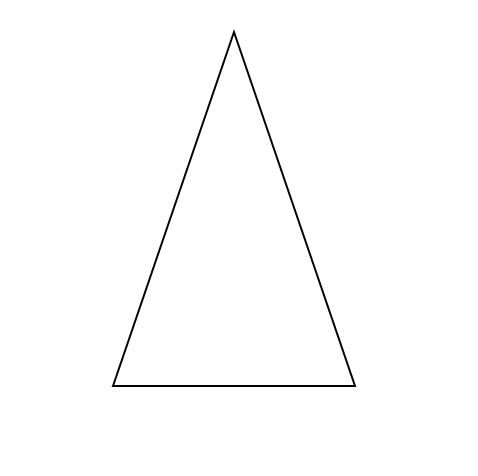
#> input picture 3.jpg, 478 x 476 px
$ python triangle.py
#> lines starting #> are read from the running program, lines starting #| are printed output that depends on the picture; after the words box and inside, x2 and y2 are one past the last pixel; in counts of white or black regions, pixels touching at a corner belong together
import cv2
import numpy as np
import math

def order_points_clockwise(pts):
    """Order triangle vertices clockwise from top-left"""
    centroid = np.mean(pts, axis=0)
    angles = np.arctan2(pts[:,1] - centroid[1], pts[:,0] - centroid[0])
    return pts[np.argsort(angles)]

# Load image
image = cv2.imread('3.jpg')
#> image is the input picture: shape (476, 478, 3); min 0, max 255, mean 252.8
orig = image.copy()
gray = cv2.cvtColor(image, cv2.COLOR_BGR2GRAY)
blurred = cv2.GaussianBlur(gray, (5, 5), 0)
edged = cv2.Canny(blurred, 50, 150)
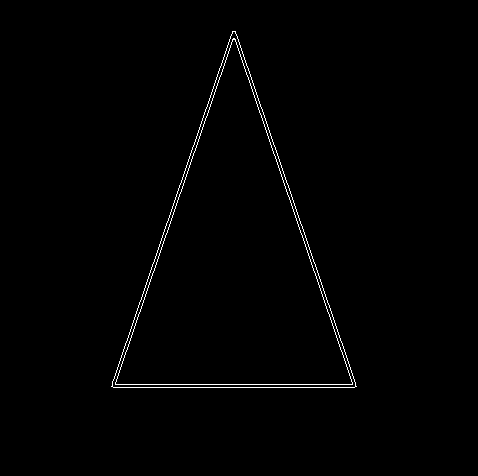
#> edged: shape (476, 478); 0.83% white in thin lines or dots, all inside (x1, y1, x2, y2) = (111, 31, 357, 388)

# Find contours
contours, _ = cv2.findContours(edged, cv2.RETR_EXTERNAL, cv2.CHAIN_APPROX_SIMPLE)
#> contours = 1 contour; box (x1, y1, x2, y2) and area: (111, 31, 357, 388) 44283
triangle_contour = None
max_area = 0

for contour in contours:
    area = cv2.contourArea(contour)
    if area < 100:
        continue

    # Approximate contour as polygon
    epsilon = 0.02 * cv2.arcLength(contour, True)
    approx = cv2.approxPolyDP(contour, epsilon, True)

    if len(approx) == 3 and area > max_area:
        max_area = area
        triangle_contour = approx
#> this loop made 1 pass
#> (area, epsilon, max_area, triangle_contour) on pass 1: (44283, 21.18, 44283, [[232, 31], [111, 386], [354, 387]])
#> after the loop, max_area = 44283

if triangle_contour is None:
    raise ValueError("No triangle detected in the image")

# Extract vertices
vertices = triangle_contour.reshape(3, 2)
#> vertices = [[232, 31], [111, 386], [354, 387]]
vertices = order_points_clockwise(vertices)
#> in order_points_clockwise, `centroid = np.mean(pts, axis=0)`: centroid = [232.3, 268]
#> in order_points_clockwise, `angles = np.arctan2(pts[:,1] - centroid[1], pts[:,0] - centroid[0])`: angles = [-1.57, 2.37, 0.774]
#> vertices = [[232, 31], [354, 387], [111, 386]]

# Label vertices A, B, C
A, B, C = vertices
#> A = [232, 31]; B = [354, 387]; C = [111, 386]

# Calculate side lengths
a = np.linalg.norm(B - C)  # Opposite vertex A
#> a = 243
b = np.linalg.norm(A - C)  # Opposite vertex B
#> b = 375.1
c = np.linalg.norm(A - B)  # Opposite vertex C
#> c = 376.3

# Calculate angles using Law of Cosines
def calculate_angle(a, b, c):
    """Calculate angle opposite side a (in radians)"""
#> called with a = 243, b = 375.1, c = 376.3
    cos_angle = (b**2 + c**2 - a**2) / (2 * b * c)
#> cos_angle = 0.791
    return math.acos(max(min(cos_angle, 1), -1))  # Clamp for floating point errors

angle_A_rad = calculate_angle(a, b, c)
#> angle_A_rad = 0.659
angle_B_rad = calculate_angle(b, a, c)
#> angle_B_rad = 1.24
angle_C_rad = calculate_angle(c, a, b)
#> angle_C_rad = 1.25

# Convert to degrees
angle_A = math.degrees(angle_A_rad)
#> angle_A = 37.74
angle_B = math.degrees(angle_B_rad)
#> angle_B = 70.85
angle_C = math.degrees(angle_C_rad)
#> angle_C = 71.41

print(f"Angles: A={angle_A:.1f}°, B={angle_B:.1f}°, C={angle_C:.1f}°")
#| Angles: A=37.7°, B=70.8°, C=71.4°
